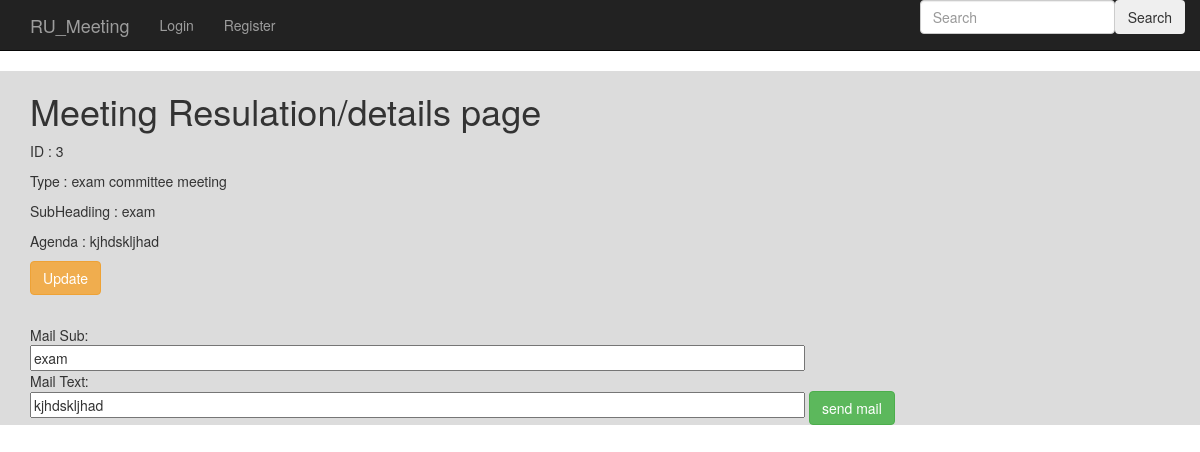
Page /meeting_app/3/ on the committed database.
### meeting_app/models.py (models this page shows, shortened)
class Create_Meeting(models.Model):
    meeting_id = models.AutoField(primary_key=True)
    meeting_name= models.CharField(max_length=256, choices=CHOICES, default='General Meeting')
    meeting_sub= models.CharField(max_length=256)
    meeting_text= models.TextField(max_length=500)
    date = models.DateField(default=datetime.now)

### meeting_app/views.py (the view)
# urls.py: url(r'^(?P<pk>\d+)/$',views.Create_MeetingDetailView.as_view(),name='meeting_detail'),
class Create_MeetingDetailView(DetailView):
    context_object_name = 'meeting_detail'
    model = models.Create_Meeting
    template_name = 'meeting_app/meeting_detail.html'

### templates/meeting_app/meeting_detail.html (shortened to what this page needs)
{% extends 'meeting_app/base.html' %}
{% block body_block %}
<div class="mask rgba-gradient align-items-center" style=" background-color:#DCDCDC;">
<div class="jumbtron">
  <div class="container">
    <form class="" action="{% url 'sendmail' %}" method="post">
    <h1>Meeting Resulation/details page</h1>
    <p>ID : {{meeting_detail.meeting_id}}</p>
    <p>Type : {{meeting_detail.meeting_name}}</p>
    <p>SubHeadiing : {{meeting_detail.meeting_sub}}</p>
    <p>Agenda : {{meeting_detail.meeting_text}}</p>
    <p><a class='btn btn-warning' href="{% url 'meeting_app:update' pk=meeting_detail.pk %}">Update</a></p>
      <br>Mail Sub:</br>
      <input type="" name="subject" value="{{meeting_detail.meeting_sub}}" size="100">
      <br>Mail Text:</br>
      <input  type="" name="message" value="{{meeting_detail.meeting_text}}"  size="100" >
      <input type="submit" class="btn btn-success" name="" value="send mail" >
    </form>
  </div>
</div>
</div>
{% endblock %}

### rows in the picture
Create_Meeting: meeting_id "3", meeting_name "exam committee meeting", meeting_sub "exam", meeting_text "kjhdskljhad", subject "exam", message "kjhdskljhad"
